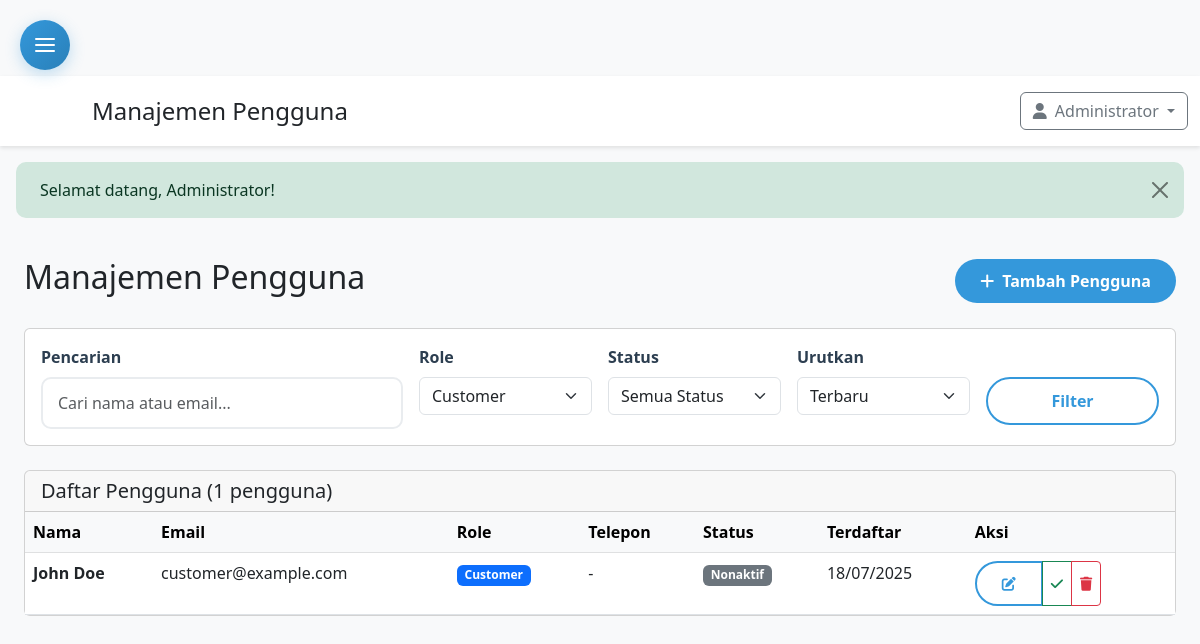
The page /admin/user.php?role=2 (signed in) on the database its author committed.
### tables this page shows
CREATE TABLE users (
    id INT PRIMARY KEY AUTO_INCREMENT,
    name VARCHAR(255) NOT NULL,
    email VARCHAR(255) UNIQUE NOT NULL,
    password VARCHAR(255) NOT NULL,
    role_id INT DEFAULT 2,
    created_at DATETIME DEFAULT CURRENT_TIMESTAMP,
    updated_at DATETIME DEFAULT CURRENT_TIMESTAMP ON UPDATE CURRENT_TIMESTAMP,
    FOREIGN KEY (role_id) REFERENCES roles(id) ON DELETE SET NULL
);

CREATE TABLE roles (
    id INT PRIMARY KEY AUTO_INCREMENT,
    name VARCHAR(100) NOT NULL UNIQUE,
    created_at DATETIME DEFAULT CURRENT_TIMESTAMP,
    updated_at DATETIME DEFAULT CURRENT_TIMESTAMP ON UPDATE CURRENT_TIMESTAMP
);

### admin/user.php (the view, shortened to what this page needs)
<?php
require_once '../config.php';
$search = $_GET['search'] ?? '';
$role_filter = $_GET['role'] ?? '';
$sort = $_GET['sort'] ?? 'newest';
$where_conditions = [];
$params = [];
if (!empty($role_filter)) {
    $where_conditions[] = "u.role_id = ?";
    $params[] = $role_filter;
}
$where_clause = !empty($where_conditions) ? 'WHERE ' . implode(' AND ', $where_conditions) : '';
$sort_options = [
    'newest' => 'u.created_at DESC',
    'oldest' => 'u.created_at ASC',
    'name_asc' => 'u.name ASC',
    'name_desc' => 'u.name DESC',
    'email_asc' => 'u.email ASC',
    'email_desc' => 'u.email DESC'
];
$order_clause = 'ORDER BY ' . ($sort_options[$sort] ?? $sort_options['newest']);
$page = max(1, intval($_GET['page'] ?? 1));
$per_page = 20;
$offset = ($page - 1) * $per_page;
$count_query = "SELECT COUNT(*) FROM users u JOIN roles r ON u.role_id = r.id $where_clause";
$stmt = $pdo->prepare($count_query);
$stmt->execute($params);
$total_users = $stmt->fetchColumn();
$query = "
    SELECT u.*, r.name as role_name
    FROM users u
    JOIN roles r ON u.role_id = r.id
    $where_clause
    $order_clause
    LIMIT $per_page OFFSET $offset
";
$stmt = $pdo->prepare($query);
$stmt->execute($params);
$users = $stmt->fetchAll();
$roles = $pdo->query("SELECT * FROM roles ORDER BY name")->fetchAll();
require_once 'includes/admin_header.php';
?>
<div class="container-fluid p-4">
    <div class="d-flex justify-content-between align-items-center mb-4">
        <h2>Manajemen Pengguna</h2>
        <button type="button" class="btn btn-primary" data-bs-toggle="modal" data-bs-target="#addUserModal">
            <i class="fas fa-plus me-2"></i>Tambah Pengguna
        </button>
    </div>
    <div class="card mb-4">
        <div class="card-body">
            <form method="GET" class="row g-3">
                <div class="col-md-4">
                    <label class="form-label">Pencarian</label>
                    <input type="text" class="form-control" name="search" value="<?php echo htmlspecialchars($search); ?>"
                           placeholder="Cari nama atau email...">
                </div>
                <div class="col-md-2">
                    <label class="form-label">Role</label>
                    <select class="form-select" name="role">
                        <?php foreach ($roles as $role): ?>
                        <option value="<?php echo $role['id']; ?>" <?php echo $role_filter == $role['id'] ? 'selected' : ''; ?>>
                            <?php echo htmlspecialchars($role['name']); ?>
                        </option>
                        <?php endforeach; ?>
                    </select>
                </div>
                <div class="col-md-2">
                    <label class="form-label">Status</label>
                    <select class="form-select" name="status">
                        <option value="">Semua Status</option>
                    </select>
                </div>
                <div class="col-md-2">
                    <label class="form-label">Urutkan</label>
                    <select class="form-select" name="sort">
                        <option value="newest" <?php echo $sort == 'newest' ? 'selected' : ''; ?>>Terbaru</option>
                    </select>
                </div>
                <div class="col-md-2">
                    <label class="form-label">&nbsp;</label>
                    <div class="d-grid">
                        <button type="submit" class="btn btn-outline-primary">Filter</button>
                    </div>
                </div>
            </form>
        </div>
    </div>
    <div class="card">
        <div class="card-header">
            <h5 class="mb-0">Daftar Pengguna (<?php echo number_format($total_users); ?> pengguna)</h5>
        </div>
        <div class="card-body p-0">
            <?php if ($users): ?>
            <div class="table-responsive">
                <table class="table table-hover mb-0">
                    <thead class="table-light">
                        <tr>
                            <th>Nama</th>
                            <th>Email</th>
                            <th>Role</th>
                            <th>Telepon</th>
                            <th>Status</th>
                            <th>Terdaftar</th>
                            <th>Aksi</th>
                        </tr>
                    </thead>
                    <tbody>
                        <?php foreach ($users as $user): ?>
                        <tr>
                            <td>
                                <div>
                                    <strong><?php echo htmlspecialchars($user['name']); ?></strong>
                                </div>
                            </td>
                            <td><?php echo htmlspecialchars($user['email']); ?></td>
                            <td>
                                <span class="badge bg-<?php echo $user['role_id'] == 1 ? 'danger' : 'primary'; ?>">
                                    <?php echo htmlspecialchars($user['role_name']); ?>
                                </span>
                            </td>
                            <td><?php echo htmlspecialchars($user['phone'] ?? '-'); ?></td>
                            <td>
                                <span class="badge bg-<?php echo isset($user['status']) && $user['status'] ? 'success' : 'secondary'; ?>">
                                    <?php echo isset($user['status']) && $user['status'] ? 'Aktif' : 'Nonaktif'; ?>
                                </span>
                            </td>
                            <td><?php echo date('d/m/Y', strtotime($user['created_at'])); ?></td>
                            <td>
                                <div class="btn-group btn-group-sm">
                                    <button type="button" class="btn btn-outline-primary"
                                            onclick="editUser(<?php echo htmlspecialchars(json_encode($user)); ?>)">
                                        <i class="fas fa-edit"></i>
                                    </button>
                                    <?php if ($user['id'] != $_SESSION['user_id']): ?>
                                    <button type="button" class="btn btn-outline-<?php echo isset($user['status']) && $user['status'] ? 'warning' : 'success'; ?>"
                                            onclick="toggleStatus(<?php echo $user['id']; ?>, <?php echo isset($user['status']) && $user['status'] ? 0 : 1; ?>)">
                                        <i class="fas fa-<?php echo isset($user['status']) && $user['status'] ? 'ban' : 'check'; ?>"></i>
                                    </button>
                                    <button type="button" class="btn btn-outline-danger"
                                            onclick="deleteUser(<?php echo $user['id']; ?>, '<?php echo htmlspecialchars($user['name']); ?>')">
                                        <i class="fas fa-trash"></i>
                                    </button>
                                    <?php endif; ?>
                                </div>
                            </td>
                        </tr>
                        <?php endforeach; ?>
                    </tbody>
                </table>
            </div>
            <?php endif; ?>
        </div>
    </div>
</div>
<?php require_once 'includes/admin_footer.php'; ?>

### assets/css/style.css (style rules this page uses)
:root { --primary-color: #2c3e50; --secondary-color: #3498db; --accent-color: #e74c3c; --success-color: #27ae60; --warning-color: #f39c12; --light-gray: #ecf0f1; --dark-gray: #34495e; }
body { font-family: 'Segoe UI', Tahoma, Geneva, Verdana, sans-serif; padding-top: 76px; background-color: #f8f9fa; }
.btn-primary { background: var(--secondary-color); border: none; border-radius: 25px; padding: 10px 25px; font-weight: 600; transition: all 0.3s ease; }
.btn-outline-primary { border: 2px solid var(--secondary-color); color: var(--secondary-color); border-radius: 25px; padding: 10px 25px; font-weight: 600; transition: all 0.3s ease; }
.form-control { border-radius: 10px; border: 2px solid #e9ecef; padding: 12px 15px; transition: all 0.3s ease; }
.form-label { font-weight: 600; color: var(--primary-color); margin-bottom: 0.5rem; }

### rows shown on the page
users: name "John Doe", email "customer@example.com", role.name "Customer", phone "-", created_at "18/07/2025"

### other values the page prints
$page_title "Manajemen Pengguna"
$_SESSION['user_name'] "Administrator"
$_SESSION['success'] "Selamat datang, Administrator!"
$total_users "1"
form field role "Customer"
